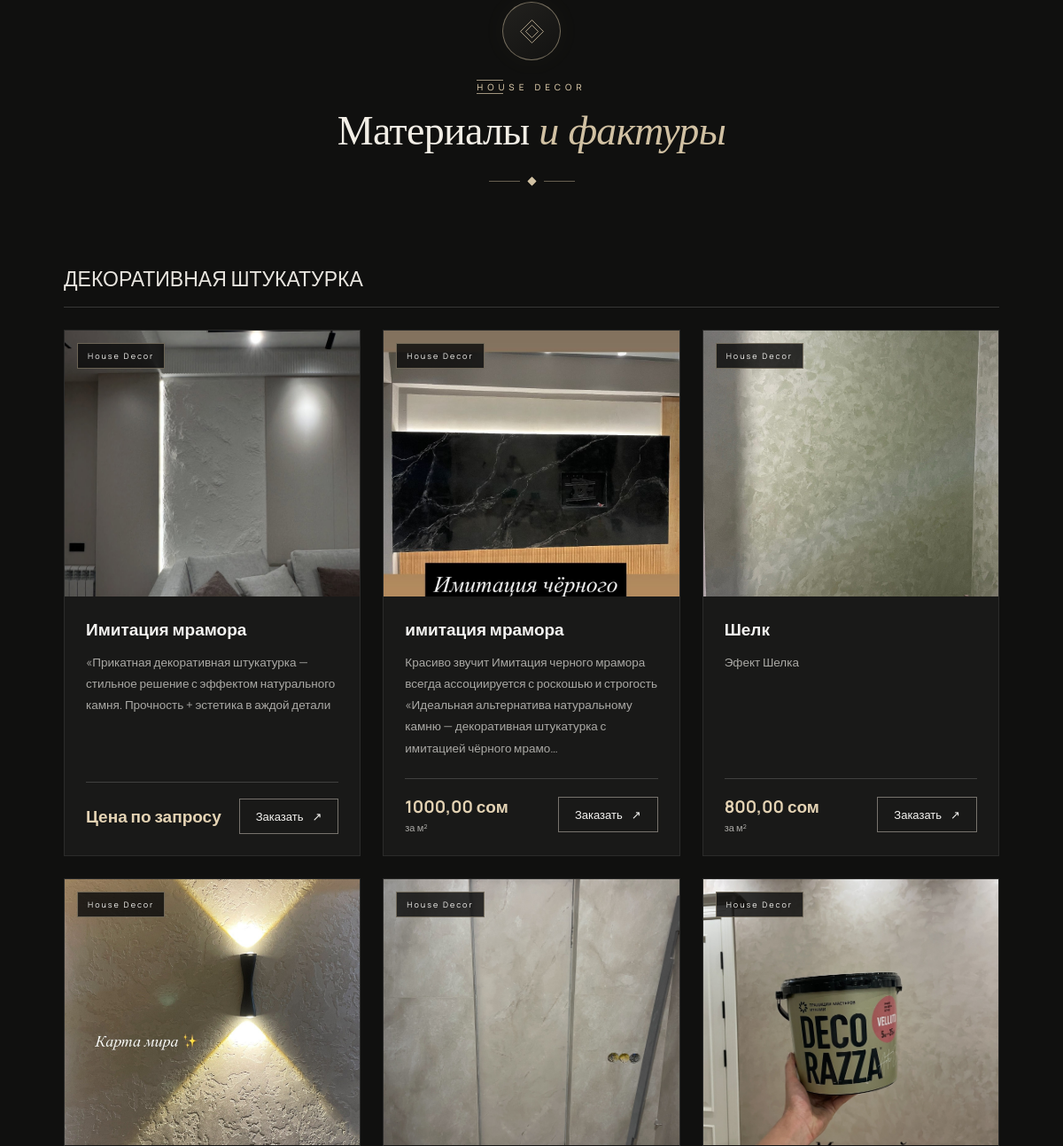
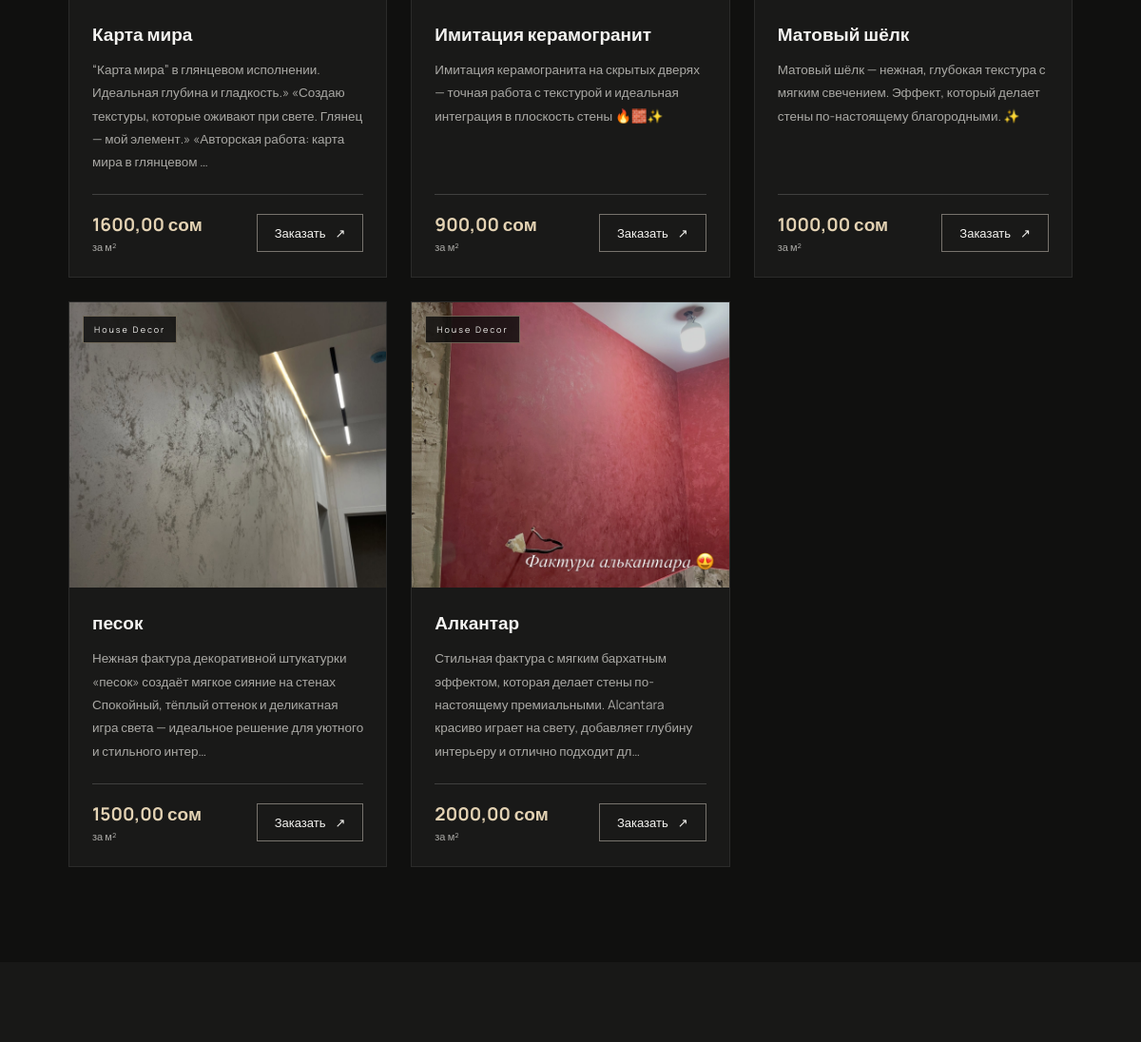
Before: / (middle part) with the older database file (2 pictures, top to bottom).
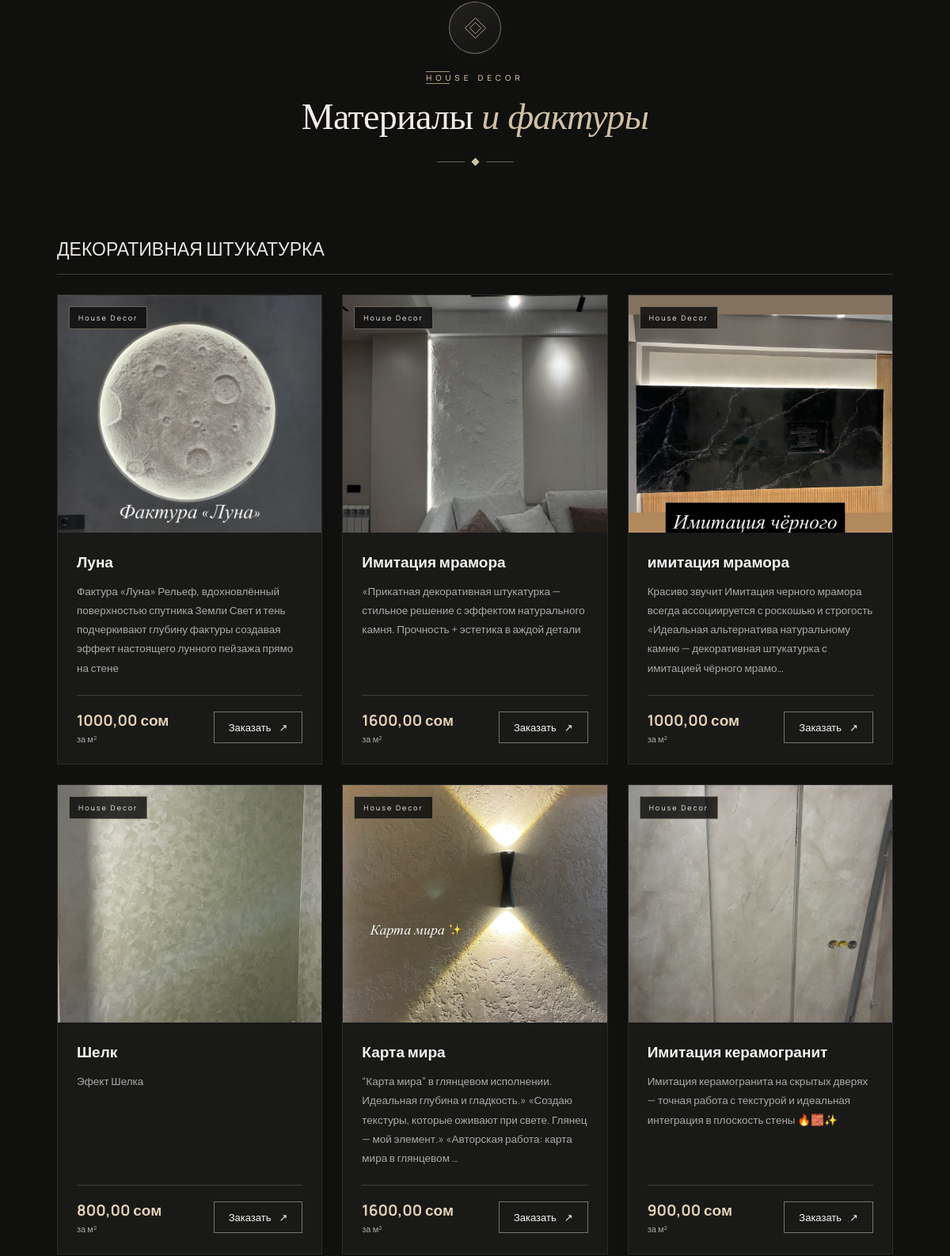
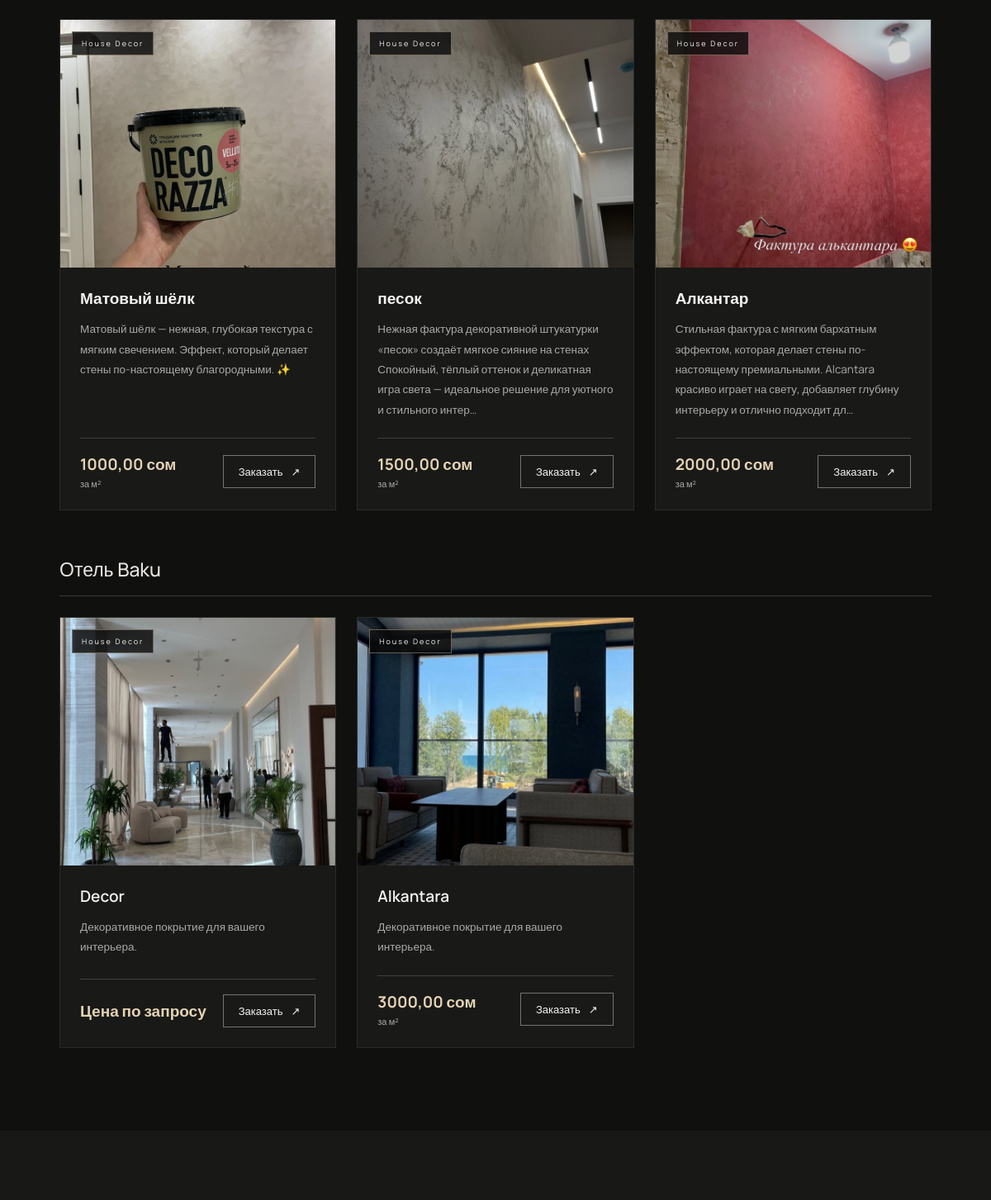
After: the same page with the newer database file (2 pictures, top to bottom).
### catalog/models.py (models this page shows, shortened)
class Timestamped(models.Model):
    created_at = models.DateTimeField(auto_now_add=True)
    updated_at = models.DateTimeField(auto_now=True)
    class Meta:
        abstract = True

class Category(Timestamped):
    title = models.CharField(max_length=120)
    slug = models.SlugField(max_length=140, unique=True, blank=True)
    description = models.TextField(blank=True)
    class Meta:
        verbose_name = 'Категория'
        verbose_name_plural = 'Категории'
        ordering = ['title']

class Product(Timestamped):
    category = models.ForeignKey(
        Category,
        on_delete=models.CASCADE,
        related_name='products'
    )
    title = models.CharField(max_length=160)
    slug = models.SlugField(unique=True, blank=True)
    short_desc = models.CharField(max_length=240, blank=True)
    description = models.TextField(blank=True)
    price = models.DecimalField(
        max_digits=10,
        decimal_places=2,
        null=True,
        blank=True,
        validators=[MinValueValidator(0)],
        verbose_name='Цена материала за м² (сом)'
    )
    application_price = models.DecimalField(
        max_digits=10,
        decimal_places=2,
        default=0,
        validators=[MinValueValidator(0)],
        verbose_name='Цена нанесения за м² (сом)'
    )
    is_published = models.BooleanField(default=True)
    image = models.ImageField(
        upload_to='products/',
        null=True,
        blank=True
    )
    class Meta:
        verbose_name = 'Изделие'
        verbose_name_plural = 'Изделия'
        ordering = ['-created_at']

### catalog/views.py (the view)
# urls.py: 2. Add a URL to urlpatterns:  path('', views.home, name='home')
def home(request):
    products = Product.objects.filter(is_published=True)
    categories = Category.objects.all()
    return render(request, 'catalog/home.html', {
        'products': products,
        'categories': categories,
    })

### catalog/templates/catalog/home.html (shortened to what this page needs)
{% load static %}
<!DOCTYPE html>
<html lang="ru">
<head>
    <link rel="stylesheet" href="{% static 'css/style.css' %}">
</head>
<body>
<section class="products" id="products">
    <div class="container">
        <div class="section-heading premium-heading">
            <div class="catalog-emblem" aria-hidden="true">
                <svg viewBox="0 0 48 48">
                    <path d="M24 4 44 24 24 44 4 24Z"/>
                    <path d="M24 13 35 24 24 35 13 24Z"/>
                </svg>
            </div>
            <span class="eyebrow">House Decor</span>
            <h2 class="section-title">
                Материалы <span>и фактуры</span>
            </h2>
            <div class="premium-divider" aria-hidden="true">
                <span></span>
            </div>
        </div>
        {% for category in categories %}
            {% with products=category.products.all %}
                {% if products %}
                    <h3 class="category-title">{{ category.title }}</h3>
                    <div class="grid">
                        {% for product in products %}
                            {% if product.is_published %}
                                <article class="card">
                                    <div class="product-image-wrap">
                                        {% if product.image %}
                                            <img
                                                class="product-image"
                                                src="{{ product.image.url }}"
                                                alt="{{ product.title }}"
                                                loading="lazy"
                                            >
                                        {% else %}
                                            <div class="product-no-image">
                                                Фото скоро появится
                                            </div>
                                        {% endif %}
                                        <span class="product-badge">House Decor</span>
                                    </div>
                                    <div class="card-body">
                                        <h3>{{ product.title }}</h3>
                                        <p class="product-description">
                                            {% if product.short_desc %}
                                                {{ product.short_desc|truncatechars:180 }}
                                            {% elif product.description %}
                                                {{ product.description|truncatechars:180 }}
                                            {% else %}
                                                Декоративное покрытие для вашего интерьера.
                                            {% endif %}
                                        </p>
                                        <div class="card-bottom">
                                            <div class="price-block">
                                                <span class="price">
                                                    {% if product.price != None %}
                                                        {{ product.price }} сом
                                                    {% else %}
                                                        Цена по запросу
                                                    {% endif %}
                                                </span>
                                                {% if product.price != None %}
                                                    <span class="price-unit">за м²</span>
                                                {% endif %}
                                            </div>
                                            <a
                                                class="btn-small"
                                                href="{% url 'create_order' %}?product={{ product.id }}"
                                            >
                                                Заказать <span aria-hidden="true">↗</span>
                                            </a>
                                        </div>
                                    </div>
                                </article>
                            {% endif %}
                        {% endfor %}
                    </div>
                {% endif %}
            {% endwith %}
        {% empty %}
            <p class="empty-products">
                Каталог скоро пополнится новыми материалами.
            </p>
        {% endfor %}
    </div>
</section>
<section class="reviews" id="reviews">
</section>

### artdecor/static/css/style.css (style rules this page uses)
:root { --bg: #111110; --bg-light: #191918; --text: #f4f3f1; --muted: #aaa9a5; --border: rgba(255, 255, 255, 0.17); --accent: #d1c1a3; }
* { margin: 0; padding: 0; box-sizing: border-box; }
html { scroll-behavior: smooth; scroll-padding-top: 110px; }
body { font-family: 'Manrope', sans-serif; background: var(--bg); color: var(--text); overflow-x: hidden; }
a { text-decoration: none; color: inherit; }
img { display: block; max-width: 100%; }
.container { width: min(1320px, 88%); margin: 0 auto; }
.btn-small { padding: 10px 18px; border: 1px solid #77736d; color: #f5f4f1; font-size: 13px; white-space: nowrap; cursor: pointer; display: inline-flex; align-items: center; justify-content: center; gap: 10px; transition: background 0.3s ease, color 0.3s ease, border-color 0.3s ease, transform 0.25s ease; }
.products { padding: 100px 0; background: #10100f; }
.products .premium-heading, .products .section-heading { position: relative; display: flex; flex-direction: column; align-items: center; justify-content: center; width: 100%; margin: 0 auto 50px; padding: 20px; text-align: center; }
.products .catalog-emblem { width: 62px; height: 62px; margin-bottom: 20px; display: flex; align-items: center; justify-content: center; border: 1px solid rgba(209, 193, 163, 0.48); border-radius: 50%; background: linear-gradient(145deg, #22211e, #121211); }
.products .catalog-emblem svg { width: 30px; height: 30px; fill: none; stroke: var(--accent); stroke-width: 1.3; stroke-linejoin: miter; }
.products .eyebrow { display: inline-flex; align-items: center; justify-content: center; gap: 14px; margin-bottom: 16px; color: var(--accent); font-size: 10px; font-weight: 600; letter-spacing: 4px; text-transform: uppercase; }
.products .eyebrow::before, .products .eyebrow::after { content: ""; display: block; width: 30px; height: 1px; background: var(--accent); opacity: 0.75; }
.products .section-title { margin: 0; color: #f4f0e8; font-family: Georgia, "Times New Roman", serif; font-size: clamp(32px, 5vw, 54px); font-weight: 400; line-height: 1.25; letter-spacing: -1px; }
.products .premium-divider { display: flex; justify-content: center; margin-top: 24px; }
.products .premium-divider span { width: 54px; height: 1px; background: var(--accent); }
.category-title { margin: 55px 0 25px; padding-bottom: 16px; border-bottom: 1px solid var(--border); font-size: 23px; font-weight: 500; color: #e8e5df; }
.grid { display: grid; grid-template-columns: repeat(3, minmax(0, 1fr)); gap: 25px; }
.card { display: flex; flex-direction: column; min-width: 0; overflow: hidden; background: #191918; border: 1px solid rgba(255, 255, 255, 0.08); transition: transform 0.35s ease, border-color 0.35s ease; }
.product-image-wrap { position: relative; height: 300px; overflow: hidden; background: #20201e; }
.product-image-wrap .product-image, .product-image-wrap > img, .card > img { display: block; width: 100%; height: 100%; object-fit: cover; transition: transform 0.6s ease; }
.product-badge { position: absolute; top: 14px; left: 14px; padding: 7px 11px; color: #f5f4f1; background: rgba(12, 12, 11, 0.82); border: 1px solid rgba(209, 193, 163, 0.45); font-size: 9px; letter-spacing: 2px; }
.card-body { padding: 24px; display: flex; flex: 1; flex-direction: column; }
.card-body h3 { font-size: 19px; font-weight: 600; margin-bottom: 12px; }
.card-body p, .card-body .product-description { color: var(--muted); font-size: 13.5px; line-height: 1.8; margin-bottom: 22px; overflow-wrap: anywhere; }
.card-bottom { display: flex; align-items: center; justify-content: space-between; gap: 12px; margin-top: auto; padding-top: 18px; border-top: 1px solid var(--border); }
.price-block { display: flex; flex-direction: column; gap: 3px; }
.price { color: #e4d3b4; font-size: 19px; font-weight: 700; }
.price-unit { color: var(--muted); font-size: 11px; }
.reviews { padding: 90px 0; background: #181817; }

Changed rows visible on the page:
added Product: image (picture), title "Луна", description "Фактура «Луна» Рельеф, вдохновлённый поверхностью спутника Земли Свет и тень подчеркивают глубину фактуры создавая эффект настоящего лунного пейзажа прямо на стене", price "1000,00", shows "за м²", shown under Category "ДЕКОРАТИВНАЯ ШТУКАТУРКА"
changed Product "Имитация мрамора": price (not shown) → "1600,00"; price "Цена по запросу" → "сом за м²"
added Category: title "Отель Baku"
added Product: image (picture), title "Decor", shows "Декоративное покрытие для вашего интерьера.", shows "Цена по запросу", shown under "Отель Baku"
added Product: image (picture), title "Alkantara", shows "Декоративное покрытие для вашего интерьера.", price "3000,00", shows "за м²", shown under "Отель Baku"
